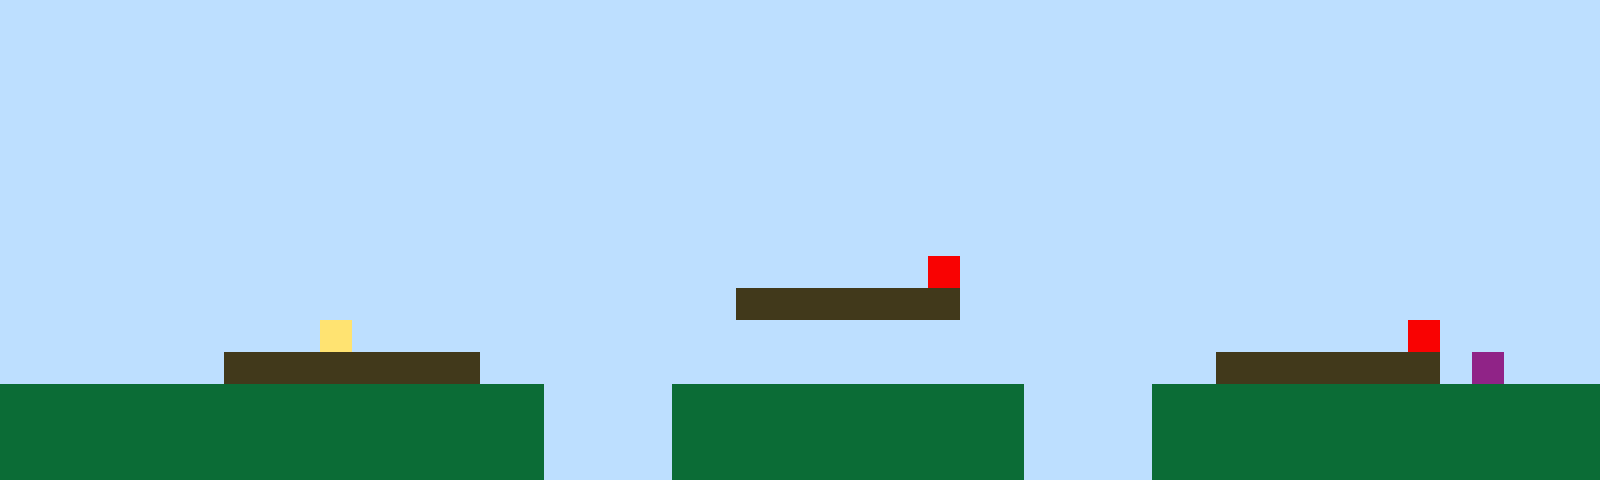

The image is a tile-based game level rendered from a .tmx file. Its description and complete source (layers, tilesets, objects, tile grids) follow:
An orthogonal 50x15 tile map with 32x32 px tiles, 1 tile layer (Tile Layer 1).

<map version="1.10" tiledversion="1.11.2" orientation="orthogonal" renderorder="right-up" width="50" height="15" tilewidth="32" tileheight="32" infinite="0" nextlayerid="2" nextobjectid="1"><editorsettings><export target="map1.csv" format="csv" /></editorsettings><tileset firstgid="1" name="sprites" tilewidth="32" tileheight="32" tilecount="6" columns="3"><image source="sprites.png" width="96" height="64" /></tileset><layer id="1" name="Tile Layer 1" width="50" height="15"><data encoding="csv">1,1,1,1,1,1,1,1,1,1,1,1,1,1,1,1,1,1,1,1,1,1,1,1,1,1,1,1,1,1,1,1,1,1,1,1,1,1,1,1,1,1,1,1,1,1,1,1,1,1,1,1,1,1,1,1,1,1,1,1,1,1,1,1,1,1,1,1,1,1,1,1,1,1,1,1,1,1,1,1,1,1,1,1,1,1,1,1,1,1,1,1,1,1,1,1,1,1,1,1,1,1,1,1,1,1,1,1,1,1,1,1,1,1,1,1,1,1,1,1,1,1,1,1,1,1,1,1,1,1,1,1,1,1,1,1,1,1,1,1,1,1,1,1,1,1,1,1,1,1,1,1,1,1,1,1,1,1,1,1,1,1,1,1,1,1,1,1,1,1,1,1,1,1,1,1,1,1,1,1,1,1,1,1,1,1,1,1,1,1,1,1,1,1,1,1,1,1,1,1,1,1,1,1,1,1,1,1,1,1,1,1,1,1,1,1,1,1,1,1,1,1,1,1,1,1,1,1,1,1,1,1,1,1,1,1,1,1,1,1,1,1,1,1,1,1,1,1,1,1,1,1,1,1,1,1,1,1,1,1,1,1,1,1,1,1,1,1,1,1,1,1,1,1,1,1,1,1,1,1,1,1,1,1,1,1,1,1,1,1,1,1,1,1,1,1,1,1,1,1,1,1,1,1,1,1,1,1,1,1,1,1,1,1,1,1,1,1,1,1,1,1,1,1,1,1,1,1,1,1,1,1,1,1,1,1,1,1,1,1,1,1,1,1,1,1,1,1,1,1,1,1,1,1,1,1,1,1,1,1,1,1,1,1,1,1,1,1,1,1,1,1,1,1,1,1,1,1,1,1,1,1,1,1,1,1,1,1,1,1,1,1,1,1,1,1,1,1,1,1,1,1,1,1,1,1,1,1,1,1,1,1,1,1,1,1,1,1,1,1,1,1,1,1,1,1,1,1,1,5,1,1,1,1,1,1,1,1,1,1,1,1,1,1,1,1,1,1,1,1,1,1,1,1,1,1,1,1,1,1,1,1,1,1,1,1,1,1,1,1,1,1,1,3,3,3,3,3,3,3,1,1,1,1,1,1,1,1,1,1,1,1,1,1,1,1,1,1,1,1,1,1,1,1,1,1,1,1,1,1,4,1,1,1,1,1,1,1,1,1,1,1,1,1,1,1,1,1,1,1,1,1,1,1,1,1,1,1,1,1,1,1,1,1,5,1,1,1,1,1,1,1,1,1,1,1,1,3,3,3,3,3,3,3,3,1,1,1,1,1,1,1,1,1,1,1,1,1,1,1,1,1,1,1,1,1,1,1,3,3,3,3,3,3,3,1,6,1,1,1,2,2,2,2,2,2,2,2,2,2,2,2,2,2,2,2,2,1,1,1,1,2,2,2,2,2,2,2,2,2,2,2,1,1,1,1,2,2,2,2,2,2,2,2,2,2,2,2,2,2,2,2,2,2,2,2,2,2,2,2,2,2,2,2,2,2,2,1,1,1,1,2,2,2,2,2,2,2,2,2,2,2,1,1,1,1,2,2,2,2,2,2,2,2,2,2,2,2,2,2,2,2,2,2,2,2,2,2,2,2,2,2,2,2,2,2,2,1,1,1,1,2,2,2,2,2,2,2,2,2,2,2,1,1,1,1,2,2,2,2,2,2,2,2,2,2,2,2,2,2</data></layer></map>
